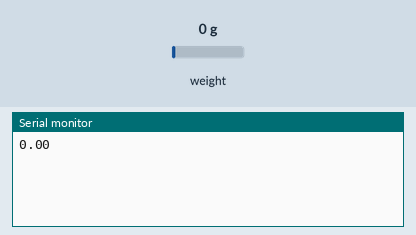
Bench run of a sketch on a simulated Arduino Uno, built with avr-gcc and run on an emulated ATmega328P. Shown: the last lines printed to the serial monitor. The test bench sets the inputs (shaded band); at power-on: weight on the scale 0 g.

Above: at 2.2 s.
2.3 s: weight on the scale set to 100 g
At 3.6 s:
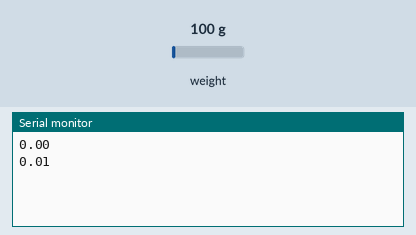
3.8 s: weight on the scale set to 1250 g
At 4.8 s:
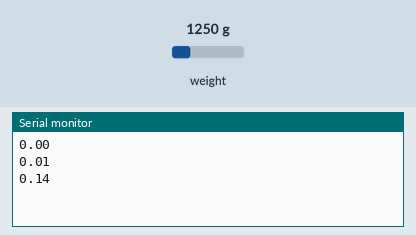
Timing chart, 0 to 6.8 s (numbered marks = the images above; inputs shaded):
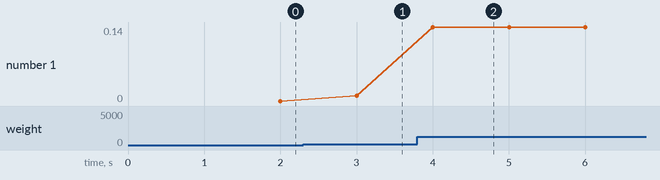

Measured:
- after the input at 2.3 s, the serial monitor: prints a new line after 0.70 s (image 1)
- after the input at 3.8 s, the serial monitor: prints a new line after 0.20 s (image 2)
- plotted number 1: 0 → 0.01 after the input at 2.3 s, 0.01 → 0.14 after the input at 3.8 s

The sketch:

highpass.ino
```cpp
#include <HX711.h>

#define DOUT_PIN  A1  // Pin de datos del módulo HX711
#define CLK_PIN   A0  // Pin de reloj del módulo HX711
HX711 scale;

const int analogInputPin = A0;  // Pin de entrada analógica
const float R1 = 30.0;          // Valor de la resistencia en ohmios
const float C1 = 0.001;         // Valor del condensador en faradios
const float sampleRate = 100000;  // Tasa de muestreo en Hz

void setup() {
  Serial.begin(9600);
  scale.begin(DOUT_PIN, CLK_PIN);
  scale.set_scale();
  scale.tare();
}
void loop() {
  float sensorValue = scale.get_units(10); // 10 lecturas para promediar

  // Calcular el voltaje
  float voltage = sensorValue * (5.0 / 1023.0);

  // Aplicar el filtro pasaaltos
  float filteredVoltage = highPassFilter(voltage);

  // Imprimir resultados
//  Serial.print("Raw Voltage: ");
//  Serial.println(voltage);
//  Serial.print("V, Filtered Voltage: ");
  Serial.println(filteredVoltage);
//  Serial.println("V");

  delay(1000 / sampleRate);
}

float highPassFilter(float inputVoltage) {
  static float prevFilteredVoltage = 0.0;
  float alpha = 1 / (1 + (R1 * C1 * 2 * 3.14159265358979323846 * sampleRate));

  // Aplicar el filtro pasaaltos
  float filteredVoltage = alpha * (prevFilteredVoltage + inputVoltage - prevFilteredVoltage);

  // Actualizar el valor filtrado anterior
  prevFilteredVoltage = filteredVoltage;

  return filteredVoltage;
}
```
